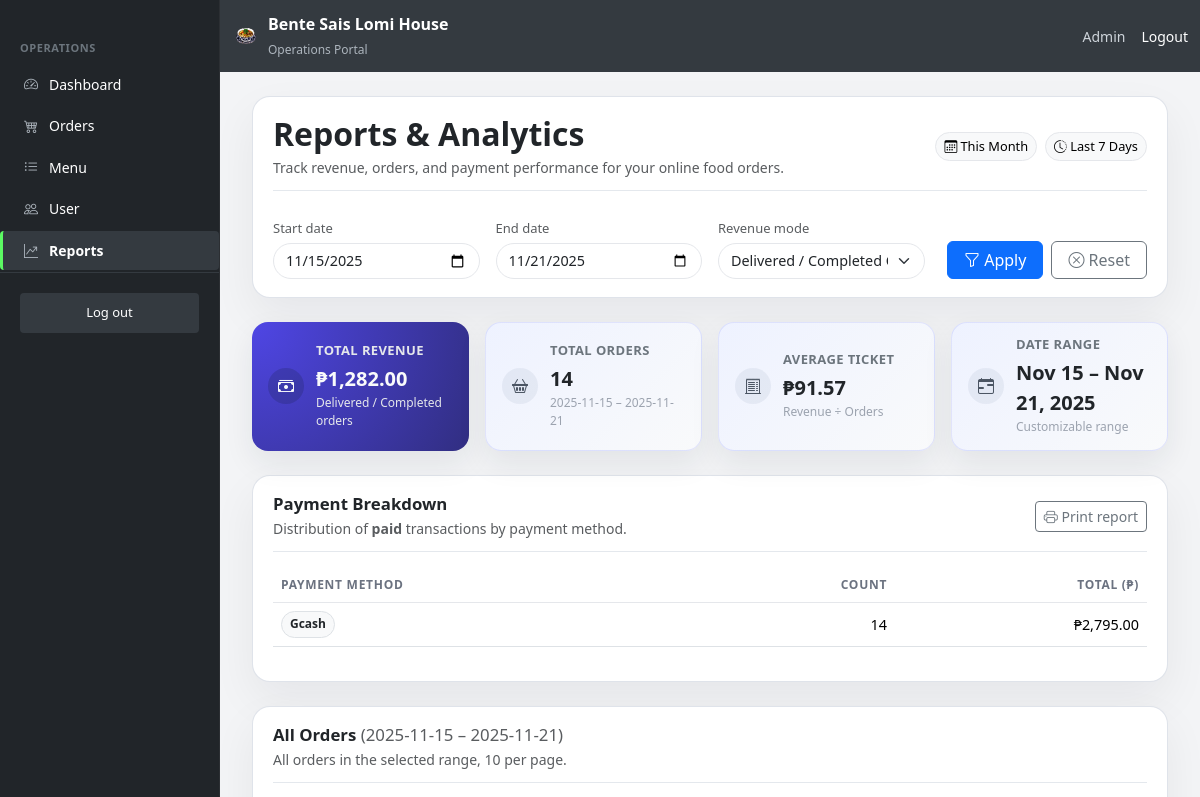
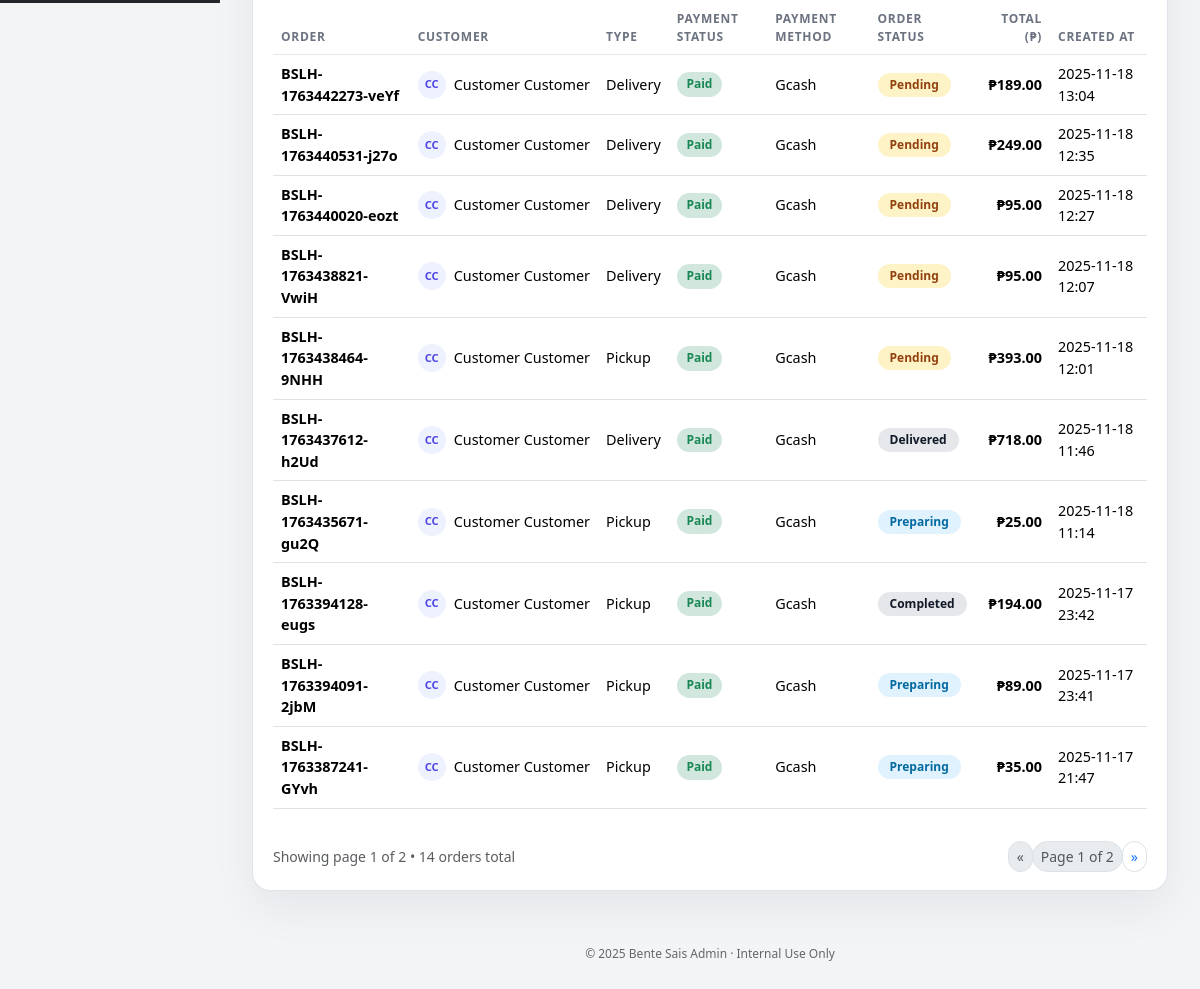
The app's page /admin/reports.php (signed in), older data (2 pictures, top to bottom).
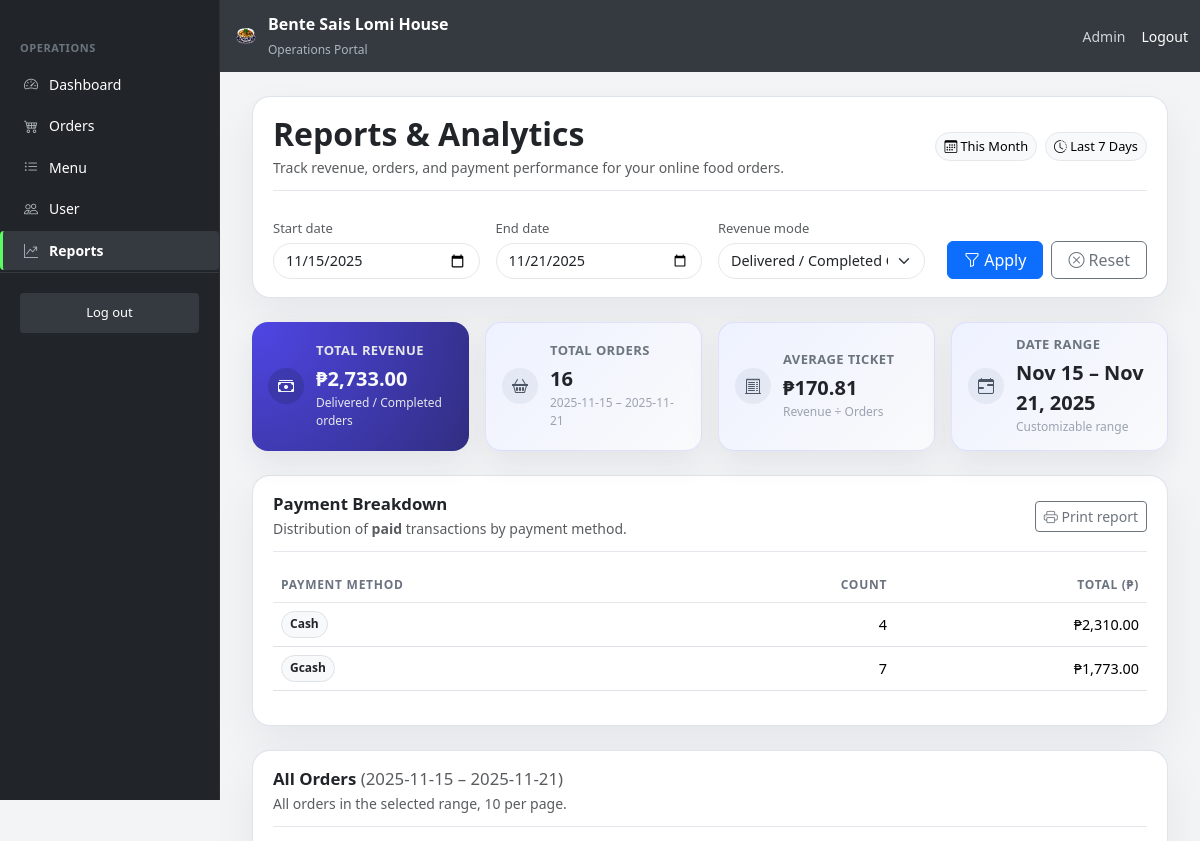
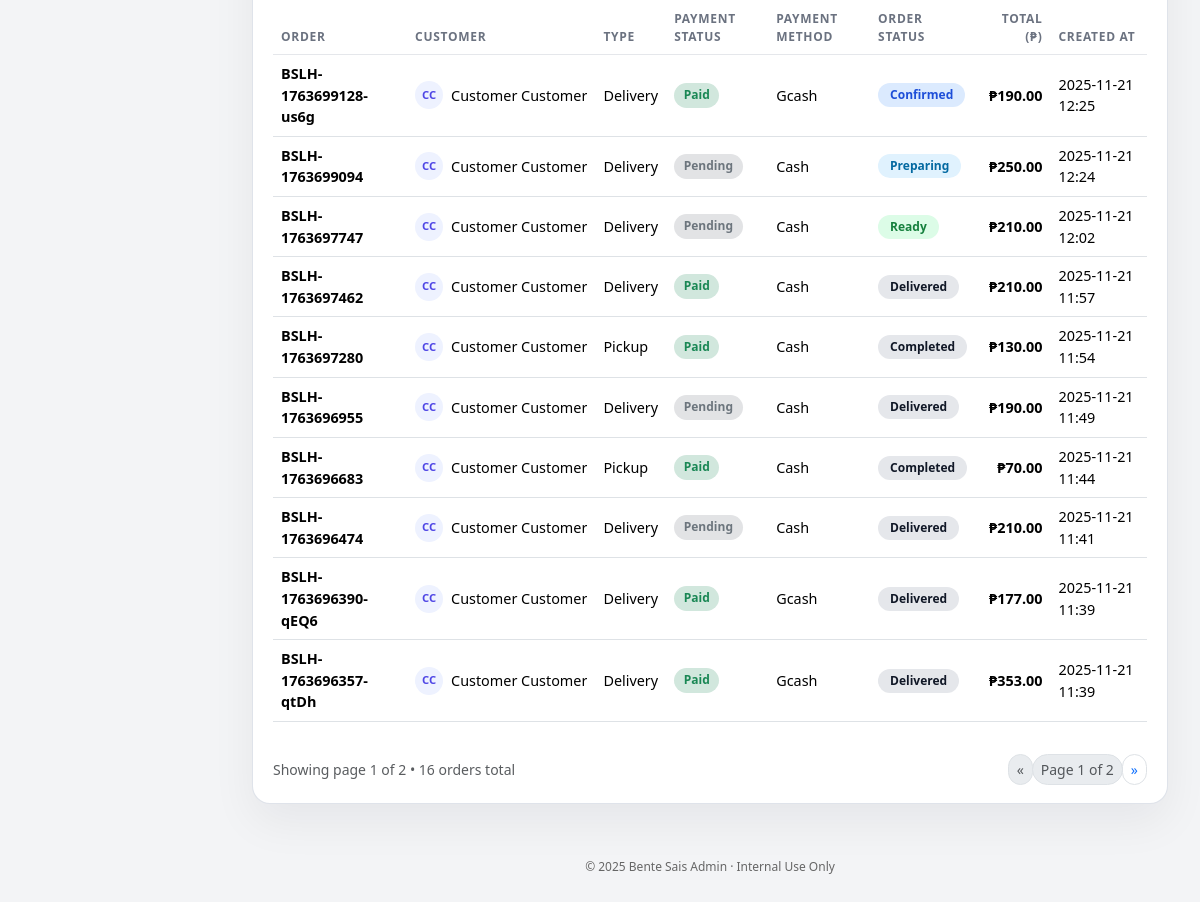
The same page, newer data (2 pictures, top to bottom).
### tables this page shows
CREATE TABLE `order_payment_details` (
  `payment_id` int(11) NOT NULL,
  `order_id` int(11) NOT NULL,
  `payment_method` enum('cash','gcash','card') NOT NULL,
  `payment_status` enum('pending','paid','failed','refunded') DEFAULT 'pending',
  `gcash_reference` varchar(100) DEFAULT NULL,
  `gcash_amount` decimal(10,2) DEFAULT NULL,
  `gcash_sender_name` varchar(100) DEFAULT NULL,
  `amount_paid` decimal(10,2) DEFAULT NULL,
  `change_amount` decimal(10,2) DEFAULT NULL,
  `paid_at` datetime DEFAULT NULL
);

CREATE TABLE `orders` (
  `order_id` int(11) NOT NULL,
  `order_number` varchar(20) NOT NULL,
  `user_id` int(11) DEFAULT NULL,
  `order_type` enum('pickup','delivery') NOT NULL,
  `order_time` datetime NOT NULL,
  `preferred_time` datetime DEFAULT NULL,
  `status` enum('pending','confirmed','preparing','ready','out_for_delivery','delivered','completed','cancelled') DEFAULT 'pending',
  `subtotal` decimal(10,2) NOT NULL DEFAULT 0.00,
  `delivery_fee` decimal(10,2) NOT NULL DEFAULT 0.00,
  `tip_amount` decimal(10,2) NOT NULL DEFAULT 0.00,
  `total_amount` decimal(10,2) NOT NULL DEFAULT 0.00,
  `handler_id` int(11) DEFAULT NULL,
  `driver_id` int(11) DEFAULT NULL,
  `confirmed_at` datetime DEFAULT NULL,
  `preparing_at` datetime DEFAULT NULL,
  `ready_at` datetime DEFAULT NULL,
  `out_for_delivery_at` datetime DEFAULT NULL,
  `delivered_at` datetime DEFAULT NULL,
  `cancelled_at` datetime DEFAULT NULL,
  `created_at` datetime DEFAULT current_timestamp(),
  `updated_at` datetime DEFAULT current_timestamp() ON UPDATE current_timestamp()
);

### admin/reports.php (the view, shortened to what the changed rows need)
<?php
include __DIR__ . '/includes/header.php';
$DB = [
  'TABLE_ORDERS'   => 'orders',
  'TABLE_CUST'     => 'order_customer_details',
  'TABLE_PAY'      => 'order_payment_details',
  'COL_ORDER_ID'   => 'order_id',
  'COL_ORDER_NUM'  => 'order_number',
  'COL_USER_ID'    => 'user_id',
  'COL_CUST_NAME'  => 'customer_first_name',
  'COL_CUST_LNAME' => 'customer_last_name',
  'COL_TYPE'       => 'order_type',
  'COL_STATUS'     => 'status',
  'COL_PAY_STATUS' => 'payment_status',
  'COL_PAY_METHOD' => 'payment_method',
  'COL_PAY_AMOUNT' => 'amount_paid',
  'COL_PAY_DATE'   => 'paid_at',
  'COL_TOTAL'      => 'total_amount',
  'COL_CREATED'    => 'created_at',
];
function peso($n) { return '₱' . number_format((float)$n, 2); }
function h($s){ return htmlspecialchars((string)$s, ENT_QUOTES, 'UTF-8'); }
$start = isset($_GET['start']) && $_GET['start'] !== '' ? $_GET['start'] : date('Y-m-d', strtotime('-6 days'));
$end   = isset($_GET['end'])   && $_GET['end']   !== '' ? $_GET['end']   : date('Y-m-d');
$revMode = $_GET['rev_mode'] ?? 'completed';
$perPage = 10;
$page = isset($_GET['page']) ? (int)$_GET['page'] : 1;
$from = $start . ' 00:00:00';
$to   = $end   . ' 23:59:59';
$T_O = $DB['TABLE_ORDERS'];
$T_C = $DB['TABLE_CUST'];
$T_P = $DB['TABLE_PAY'];
$O_ID = $DB['COL_ORDER_ID'];
$O_NUM = $DB['COL_ORDER_NUM'];
$O_CREATED = $DB['COL_CREATED'];
$O_STATUS = $DB['COL_STATUS'];
$O_TOTAL = $DB['COL_TOTAL'];
$O_TYPE = $DB['COL_TYPE'];
$C_FNAME = $DB['COL_CUST_NAME'];
$C_LNAME = $DB['COL_CUST_LNAME'];
$P_STATUS = $DB['COL_PAY_STATUS'];
$P_METHOD = $DB['COL_PAY_METHOD'];
$P_DATE = $DB['COL_PAY_DATE'];
$P_AMOUNT = $DB['COL_PAY_AMOUNT'];
$sum = ['revenue'=>0,'orders'=>0];
if ($revMode === 'paid') {
    $sql = "SELECT COALESCE(SUM($T_P.$P_AMOUNT),0) FROM $T_P WHERE $T_P.$P_DATE BETWEEN ? AND ? AND $T_P.$P_STATUS = 'paid'";
} else {
    $sql = "SELECT COALESCE(SUM($T_O.$O_TOTAL),0) FROM $T_O WHERE $T_O.$O_CREATED BETWEEN ? AND ? AND $T_O.$O_STATUS IN ('delivered','completed')";
}
if ($stmt = $conn->prepare($sql)) {
  $stmt->bind_param('ss', $from, $to);
  $stmt->execute(); $stmt->bind_result($sum['revenue']); $stmt->fetch(); $stmt->close();
}
if ($stmt = $conn->prepare("SELECT COUNT(*) FROM $T_O WHERE $O_CREATED BETWEEN ? AND ?")) {
  $stmt->bind_param('ss', $from, $to);
  $stmt->execute(); $stmt->bind_result($sum['orders']); $stmt->fetch(); $stmt->close();
}
$totalOrders = (int)$sum['orders'];
$totalPages = max(1, (int)ceil($totalOrders / $perPage));
$offset = ($page - 1) * $perPage;
$payRows = [];
$sql = "SELECT
            COALESCE($P_METHOD,'Unknown') AS method,
            COUNT($O_ID) AS cnt,
            COALESCE(SUM($P_AMOUNT),0) AS amt
        FROM $T_P
        WHERE $P_DATE BETWEEN ? AND ? AND $P_STATUS='paid'
        GROUP BY COALESCE($P_METHOD,'Unknown')
        ORDER BY amt DESC";
if ($stmt = $conn->prepare($sql)) {
  $stmt->bind_param('ss', $from, $to);
  $stmt->execute();
  $res = $stmt->get_result();
  while ($r = $res->fetch_assoc()) { $payRows[] = $r; }
}
$orders = [];
$sql = "SELECT
            o.$O_ID, o.$O_NUM, o.$O_CREATED, o.$O_TYPE, o.$O_STATUS, o.$O_TOTAL,
            CONCAT(ocd.$C_FNAME, ' ', ocd.$C_LNAME) as customer_name,
            opd.$P_STATUS, opd.$P_METHOD
        FROM $T_O o
        LEFT JOIN $T_C ocd ON o.$O_ID = ocd.$O_ID
        LEFT JOIN $T_P opd ON o.$O_ID = opd.$O_ID
        WHERE o.$O_CREATED BETWEEN ? AND ?
        ORDER BY o.$O_CREATED DESC
        LIMIT ? OFFSET ?";
if ($stmt = $conn->prepare($sql)) {
  $stmt->bind_param('ssii', $from, $to, $perPage, $offset);
  $stmt->execute();
  $res = $stmt->get_result();
  while ($r = $res->fetch_assoc()) { $orders[] = $r; }
}
?>
<div class="container-fluid">
  <main class="main-content py-4">
    <div class="content-card mb-4 no-print">
      <div class="content-card-header d-flex justify-content-between align-items-center">
        <div>
          <h2 class="page-title mb-1">Reports &amp; Analytics</h2>
        </div>
      </div>
    </div>
    <div id="print-area">
      <div class="row g-3 mb-4">
        <div class="col-sm-6 col-lg-3">
          <div class="stat-card stat-card-main">
            <div>
              <h5 class="stat-label">Total Revenue</h5>
              <div class="stat-value"><?= h(peso($sum['revenue'])) ?></div>
              <div class="stat-hint">
                <?= $revMode==='paid' ? 'Paid transactions only' : 'Delivered / Completed orders' ?>
              </div>
            </div>
          </div>
        </div>
        <div class="col-sm-6 col-lg-3">
          <div class="stat-card">
            <div>
              <h5 class="stat-label">Total Orders</h5>
              <div class="stat-value"><?= h(number_format($sum['orders'])) ?></div>
              <div class="stat-hint"><?= h($start) ?> – <?= h($end) ?></div>
            </div>
          </div>
        </div>
        <div class="col-sm-6 col-lg-3">
          <div class="stat-card">
            <div>
              <h5 class="stat-label">Average Ticket</h5>
              <div class="stat-value">
                <?= $sum['orders'] ? h(peso($sum['revenue'] / $sum['orders'])) : '₱0.00' ?>
              </div>
              <div class="stat-hint">Revenue ÷ Orders</div>
            </div>
          </div>
        </div>
      </div>
      <div class="content-card mb-4">
        <div class="content-card-header d-flex justify-content-between align-items-center">
          <div>
            <h2 class="section-title mb-1">Payment Breakdown</h2>
          </div>
        </div>
        <div class="table-responsive mt-3">
          <table class="table table-hover align-middle modern-table">
            <thead>
              <tr>
                <th>Payment method</th>
                <th class="text-end">Count</th>
                <th class="text-end">Total (₱)</th>
              </tr>
            </thead>
            <tbody>
              <?php if (!$payRows): ?>
                <tr>
                  <td colspan="3" class="text-center text-muted py-4">
                    <i class="bi bi-info-circle me-1"></i>No paid transactions in this range.
                  </td>
                </tr>
              <?php else: ?>
                <?php foreach ($payRows as $r): ?>
                  <tr>
                    <td class="fw-medium">
                      <span class="badge rounded-pill bg-light text-dark border me-1">
                        <?= h(ucfirst($r['method'])) ?>
                      </span>
                    </td>
                    <td class="text-end"><?= h(number_format($r['cnt'])) ?></td>
                    <td class="text-end"><?= h(peso($r['amt'])) ?></td>
                  </tr>
                <?php endforeach; ?>
              <?php endif; ?>
            </tbody>
          </table>
        </div>
      </div>
      <div class="content-card">
        <div class="content-card-header d-flex justify-content-between align-items-center flex-wrap gap-2">
          <div>
            <h2 class="section-title mb-1">
              All Orders <span class="text-muted fw-normal">(<?= h($start) ?> – <?= h($end) ?>)</span>
            </h2>
          </div>
        </div>
        <div class="table-responsive mt-3">
          <table class="table table-hover align-middle modern-table">
            <thead>
              <tr>
                <th>Order</th>
                <th>Customer</th>
                <th>Type</th>
                <th>Payment status</th>
                <th>Payment method</th>
                <th>Order status</th>
                <th class="text-end">Total (₱)</th>
                <th>Created at</th>
              </tr>
            </thead>
            <tbody>
              <?php if (!$orders): ?>
                <tr>
                  <td colspan="8" class="text-center text-muted py-4">
                    <i class="bi bi-inbox me-1"></i>No orders in this period.
                  </td>
                </tr>
              <?php else: ?>
                <?php foreach ($orders as $r): ?>
                  <tr>
                    <td class="fw-semibold">
                      <strong><?= h($r[$O_NUM] ?? $r[$O_ID]) ?></strong>
                    </td>
                    <td>
                      <?php
                        $customer = trim($r['customer_name'] ?? '');
                        $initials = 'C';
                        if ($customer !== '') {
                          $parts = explode(' ', $customer);
                          $initials = strtoupper(substr($parts[0], 0, 1) . (isset($parts[1]) ? substr($parts[1], 0, 1) : ''));
                        }
                      ?>
                      <div class="d-flex align-items-center gap-2">
                        <div class="avatar-circle">
                          <span><?= h($initials) ?></span>
                        </div>
                        <span class="text-truncate" style="max-width: 160px;">
                          <?= h($customer ?: 'Walk-in / Unknown') ?>
                        </span>
                      </div>
                    </td>
                    <td><?= h(ucfirst($r[$O_TYPE])) ?></td>
                    <td>
                      <?php
                        $payStatus = $r[$P_STATUS] ?? 'unpaid';
                        $payBadge = 'bg-secondary-subtle text-secondary';
                        if ($payStatus === 'paid') {
                            $payBadge = 'bg-success-subtle text-success';
                        } elseif ($payStatus === 'failed') {
                            $payBadge = 'bg-danger-subtle text-danger';
                        } elseif ($payStatus === 'refunded') {
                            $payBadge = 'bg-info-subtle text-info';
                        }
                      ?>
                      <span class="badge <?= h($payBadge) ?> badge-rounded">
                        <?= h(ucfirst($payStatus ?: 'Pending')) ?>
                      </span>
                    </td>
                    <td class="text-capitalize">
                      <?= h($r[$P_METHOD] ? $r[$P_METHOD] : '—') ?>
                    </td>
                    <td>
                      <?php
                        $status_map = [
                          'pending'          => 'status-pending',
                          'confirmed'        => 'status-confirmed',
                          'preparing'        => 'status-preparing',
                          'ready'            => 'status-ready',
                          'out_for_delivery' => 'status-out-for-delivery',
                          'delivered'        => 'status-delivered',
                          'completed'        => 'status-completed',
                          'cancelled'        => 'status-cancelled',
                        ];
                        $status_class = $status_map[$r[$O_STATUS]] ?? 'bg-secondary text-white';
                      ?>
                      <span class="status-badge <?= h($status_class) ?>">
                        <?= h(ucfirst(str_replace('_', ' ', $r[$O_STATUS]))) ?>
                      </span>
                    </td>
                    <td class="text-end fw-semibold">
                      <?= h(peso($r[$O_TOTAL])) ?>
                    </td>
                    <td>
                      <?= h(date('Y-m-d H:i', strtotime($r[$O_CREATED]))) ?>
                    </td>
                  </tr>
                <?php endforeach; ?>
              <?php endif; ?>
            </tbody>
          </table>
        </div>
        <?php if ($totalPages > 1): ?>
        <div class="d-flex justify-content-between align-items-center no-print mt-3 flex-wrap gap-2">
          <small class="text-muted">
            Showing page <?= $page ?> of <?= $totalPages ?> • <?= h(number_format($totalOrders)) ?> orders total
          </small>
          <nav>
            <ul class="pagination pagination-sm mb-0">
              <li class="page-item <?= $page <= 1 ? 'disabled' : '' ?>">
                <a class="page-link"
                   href="?start=<?=h($start)?>&end=<?=h($end)?>&rev_mode=<?=h($revMode)?>&page=<?= max(1, $page - 1) ?>">
                  &laquo;
                </a>
              </li>
              <li class="page-item disabled">
                <span class="page-link">
                  Page <?= $page ?> of <?= $totalPages ?>
                </span>
              </li>
              <li class="page-item <?= $page >= $totalPages ? 'disabled' : '' ?>">
                <a class="page-link"
                   href="?start=<?=h($start)?>&end=<?=h($end)?>&rev_mode=<?=h($revMode)?>&page=<?= min($totalPages, $page + 1) ?>">
                  &raquo;
                </a>
              </li>
            </ul>
          </nav>
        </div>
        <?php endif; ?>
      </div>
    </div> </main>
</div>
<?php include __DIR__ . '/includes/footer.php'; ?>

Row changes from the older to the newer data that the page shows:
removed order_payment_details: order.order_number "BSLH-1763442273-veYf", initials "CC", customer "Customer Customer", order.order_type "Delivery", payment_status "Paid", payment_method "Gcash", order.status "Pending", order.total_amount "₱189.00", order.created_at "2025-11-18 13:04"
removed order_payment_details: order.order_number "BSLH-1763440531-j27o", initials "CC", customer "Customer Customer", order.order_type "Delivery", payment_status "Paid", payment_method "Gcash", order.status "Pending", order.total_amount "₱249.00", order.created_at "2025-11-18 12:35"
removed order_payment_details: order.order_number "BSLH-1763440020-eozt", initials "CC", customer "Customer Customer", order.order_type "Delivery", payment_status "Paid", payment_method "Gcash", order.status "Pending", order.total_amount "₱95.00", order.created_at "2025-11-18 12:27"
removed order_payment_details: order.order_number "BSLH-1763438821-VwiH", initials "CC", customer "Customer Customer", order.order_type "Delivery", payment_status "Paid", payment_method "Gcash", order.status "Pending", order.total_amount "₱95.00", order.created_at "2025-11-18 12:07"
removed order_payment_details: order.order_number "BSLH-1763438464-9NHH", initials "CC", customer "Customer Customer", order.order_type "Pickup", payment_status "Paid", payment_method "Gcash", order.status "Pending", order.total_amount "₱393.00", order.created_at "2025-11-18 12:01"
removed order_payment_details: order.order_number "BSLH-1763437612-h2Ud", initials "CC", customer "Customer Customer", order.order_type "Delivery", payment_status "Paid", payment_method "Gcash", order.status "Delivered", order.total_amount "₱718.00", order.created_at "2025-11-18 11:46"
removed order_payment_details: order.order_number "BSLH-1763435671-gu2Q", initials "CC", customer "Customer Customer", order.order_type "Pickup", payment_status "Paid", payment_method "Gcash", order.status "Preparing", order.total_amount "₱25.00", order.created_at "2025-11-18 11:14"
removed order_payment_details: order.order_number "BSLH-1763394128-eugs", initials "CC", customer "Customer Customer", order.order_type "Pickup", payment_status "Paid", payment_method "Gcash", order.status "Completed", order.total_amount "₱194.00", order.created_at "2025-11-17 23:42"
removed order_payment_details: order.order_number "BSLH-1763394091-2jbM", initials "CC", customer "Customer Customer", order.order_type "Pickup", payment_status "Paid", payment_method "Gcash", order.status "Preparing", order.total_amount "₱89.00", order.created_at "2025-11-17 23:41"
removed order_payment_details: order.order_number "BSLH-1763387241-GYvh", initials "CC", customer "Customer Customer", order.order_type "Pickup", payment_status "Paid", payment_method "Gcash", order.status "Preparing", order.total_amount "₱35.00", order.created_at "2025-11-17 21:47"
added order_payment_details: order.order_number "BSLH-1763699128-us6g", initials "CC", customer "Customer Customer", order.order_type "Delivery", payment_status "Paid", payment_method "Gcash", order.status "Confirmed", order.total_amount "₱190.00", order.created_at "2025-11-21 12:25"
added order_payment_details: order.order_number "BSLH-1763699094", initials "CC", customer "Customer Customer", order.order_type "Delivery", payment_status "Pending", payment_method "Cash", order.status "Preparing", order.total_amount "₱250.00", order.created_at "2025-11-21 12:24"
added order_payment_details: order.order_number "BSLH-1763697747", initials "CC", customer "Customer Customer", order.order_type "Delivery", payment_status "Pending", payment_method "Cash", order.status "Ready", order.total_amount "₱210.00", order.created_at "2025-11-21 12:02"
added order_payment_details: order.order_number "BSLH-1763697462", initials "CC", customer "Customer Customer", order.order_type "Delivery", payment_status "Paid", payment_method "Cash", order.status "Delivered", order.total_amount "₱210.00", order.created_at "2025-11-21 11:57"
added order_payment_details: order.order_number "BSLH-1763697280", initials "CC", customer "Customer Customer", order.order_type "Pickup", payment_status "Paid", payment_method "Cash", order.status "Completed", order.total_amount "₱130.00", order.created_at "2025-11-21 11:54"
added order_payment_details: order.order_number "BSLH-1763696955", initials "CC", customer "Customer Customer", order.order_type "Delivery", payment_status "Pending", payment_method "Cash", order.status "Delivered", order.total_amount "₱190.00", order.created_at "2025-11-21 11:49"
added order_payment_details: order.order_number "BSLH-1763696683", initials "CC", customer "Customer Customer", order.order_type "Pickup", payment_status "Paid", payment_method "Cash", order.status "Completed", order.total_amount "₱70.00", order.created_at "2025-11-21 11:44"
added order_payment_details: order.order_number "BSLH-1763696474", initials "CC", customer "Customer Customer", order.order_type "Delivery", payment_status "Pending", payment_method "Cash", order.status "Delivered", order.total_amount "₱210.00", order.created_at "2025-11-21 11:41"
added order_payment_details: order.order_number "BSLH-1763696390-qEQ6", initials "CC", customer "Customer Customer", order.order_type "Delivery", payment_status "Paid", payment_method "Gcash", order.status "Delivered", order.total_amount "₱177.00", order.created_at "2025-11-21 11:39"
added order_payment_details: order.order_number "BSLH-1763696357-qtDh", initials "CC", customer "Customer Customer", order.order_type "Delivery", payment_status "Paid", payment_method "Gcash", order.status "Delivered", order.total_amount "₱353.00", order.created_at "2025-11-21 11:39"
Text that changed along with them:
peso($sum['revenue']): "₱1,282.00" → "₱2,733.00"
$sum['orders']: "14" → "16"
peso($sum['revenue'] / $sum['orders']): "₱91.57" → "₱170.81"
$totalOrders: "14" → "16"
new list line: "Cash 4 ₱2,310.00"
new list line: "Gcash 7 ₱1,773.00"
list line gone: "Gcash 14 ₱2,795.00"
